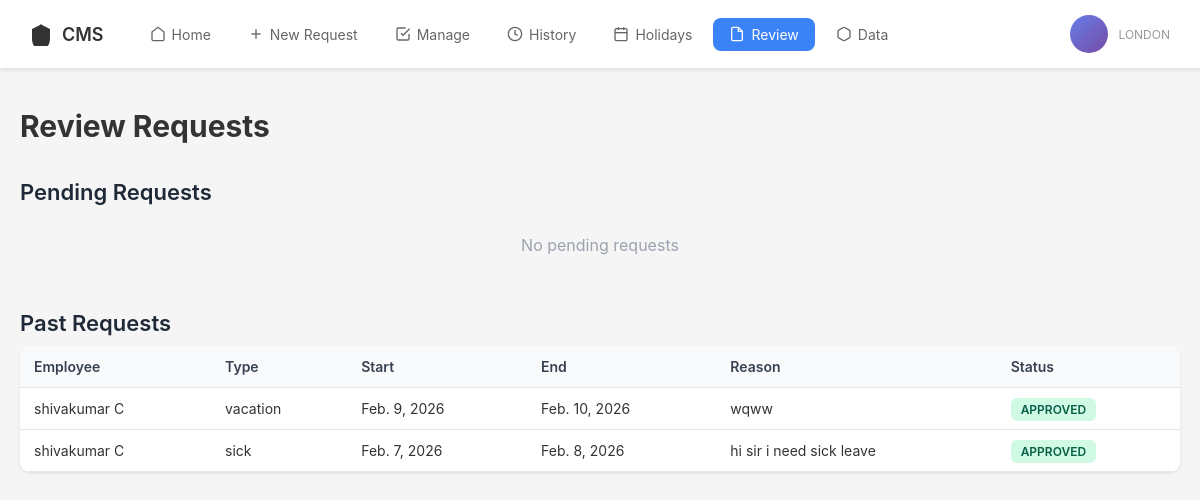
The app's page /review/ (signed in), older data.
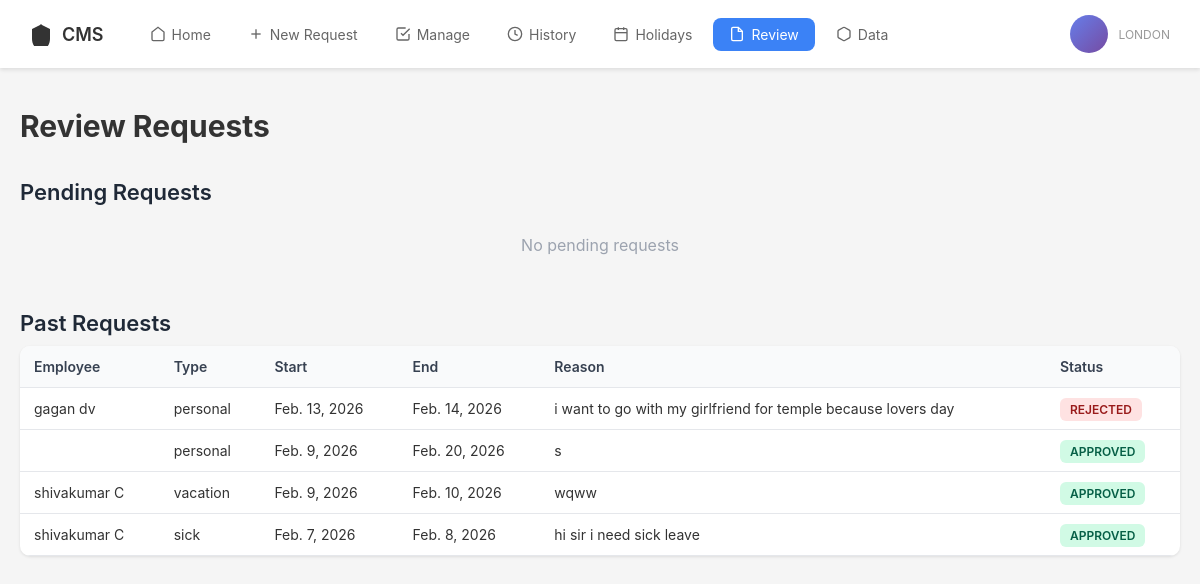
The same page, newer data.
### cmsapp/models.py (models this page shows, shortened)
class TimeOffRequest(models.Model):
    STATUS_CHOICES = [
    ('pending', 'Pending'),
    ('approved', 'Approved'),
    ('rejected', 'Rejected'),
    ('withdrawn', 'Withdrawn'),
]
    TYPE_CHOICES = (
        ('vacation', 'Vacation'),
        ('sick', 'Sick Leave'),
        ('personal', 'Personal Leave'),
        ('other', 'Other'),
    )
    user = models.ForeignKey(User, on_delete=models.CASCADE, related_name='time_off_requests')
    type = models.CharField(max_length=20, choices=TYPE_CHOICES, default='vacation')
    start_date = models.DateField()
    end_date = models.DateField()
    reason = models.TextField()
    status = models.CharField(max_length=10, choices=STATUS_CHOICES, default='pending')
    created_at = models.DateTimeField(auto_now_add=True)
    updated_at = models.DateTimeField(auto_now=True)
    reviewed_by = models.ForeignKey(User, on_delete=models.SET_NULL, null=True, blank=True, related_name='reviewed_requests')
    review_comment = models.TextField(blank=True)
    class Meta:
        ordering = ['-created_at']

class User(AbstractUser):
    ROLE_CHOICES = (
        ('employee', 'Employee'),
        ('manager', 'Manager'),
        ('admin', 'Admin'),
    )
    role = models.CharField(max_length=10, choices=ROLE_CHOICES, default='employee')
    location = models.CharField(max_length=100, blank=True)
    country = models.CharField(max_length=100, default='USA')

### cmsapp/views.py (the view)
# urls.py: path('review/', views.review_view, name='review'),
@login_required
def review_view(request):
    if request.user.role not in ['manager', 'admin']:
        messages.error(request, 'You do not have permission to access this page')
        return redirect('home')
    pending_requests = TimeOffRequest.objects.filter(status='pending')
    past_requests = TimeOffRequest.objects.exclude(status='pending')
    return render(request, 'review.html', {
        'pending_requests': pending_requests,
        'past_requests': past_requests
    })

### templates/review.html (shortened to what this page needs)
{% extends 'base.html' %}
{% block content %}
<div class="page-header">
    <h1 class="page-title">Review Requests</h1>
</div>
<div class="section-title">Pending Requests</div>
{% if pending_requests %}
<table>
    <thead>
        <tr>
            <th>Employee</th>
            <th>Type</th>
            <th>Start</th>
            <th>End</th>
            <th>Reason</th>
            <th>Status</th>
            <th>Action</th>
        </tr>
    </thead>
    <tbody>
        {% for request in pending_requests %}
        <tr>
            <td>{{ request.user.get_full_name }}</td>
            <td>{{ request.type }}</td>
            <td>{{ request.start_date }}</td>
            <td>{{ request.end_date }}</td>
            <td>{{ request.reason }}</td>
            <td><span class="status pending">Pending</span></td>
            <td>
                <a href="{% url 'approve_request' request.id %}" class="btn approve">Approve</a>
                <a href="{% url 'reject_request' request.id %}" class="btn reject">Reject</a>
            </td>
        </tr>
        {% endfor %}
    </tbody>
</table>
{% else %}
<div class="no-data">No pending requests</div>
{% endif %}
<div class="section-title">Past Requests</div>
{% if past_requests %}
<table>
    <thead>
        <tr>
            <th>Employee</th>
            <th>Type</th>
            <th>Start</th>
            <th>End</th>
            <th>Reason</th>
            <th>Status</th>
        </tr>
    </thead>
    <tbody>
        {% for request in past_requests %}
        <tr>
            <td>{{ request.user.get_full_name }}</td>
            <td>{{ request.type }}</td>
            <td>{{ request.start_date }}</td>
            <td>{{ request.end_date }}</td>
            <td>{{ request.reason }}</td>
            <td>
                <span class="status {{ request.status }}">
                    {{ request.status }}
                </span>
            </td>
        </tr>
        {% endfor %}
    </tbody>
</table>
{% else %}
<div class="no-data">No past requests</div>
{% endif %}
{% endblock %}

Row changes from the older to the newer data that the page shows:
added TimeOffRequest: user.get_full_name "gagan dv", type "personal", start_date "Feb. 13, 2026", end_date "Feb. 14, 2026", reason "i want to go with my girlfriend for temple because lovers day", status "REJECTED"
added TimeOffRequest: type "personal", start_date "Feb. 9, 2026", end_date "Feb. 20, 2026", reason "s", status "APPROVED"
